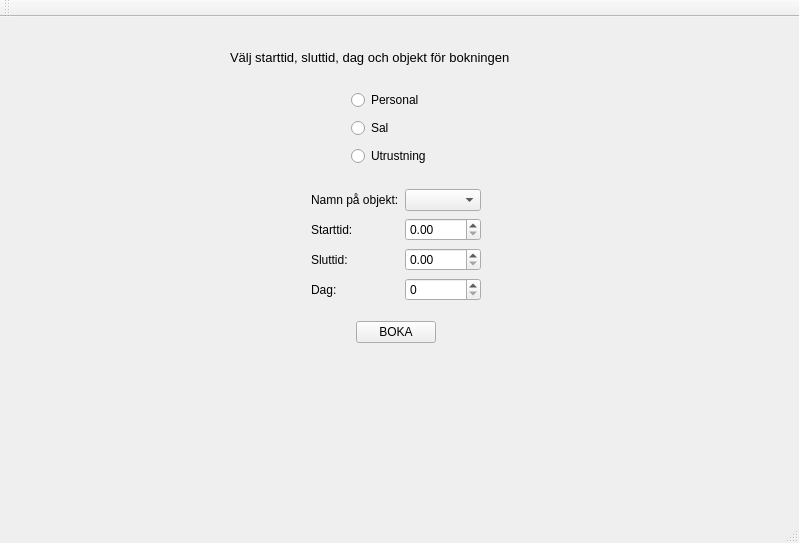
<?xml version="1.0" encoding="UTF-8"?>
<ui version="4.0">
 <class>bokningsmeny</class>
 <widget class="QMainWindow" name="bokningsmeny">
  <property name="geometry">
   <rect>
    <x>0</x>
    <y>0</y>
    <width>799</width>
    <height>543</height>
   </rect>
  </property>
  <property name="windowTitle">
   <string>bokningsmeny</string>
  </property>
  <widget class="QWidget" name="centralWidget">
   <widget class="QWidget" name="layoutWidget">
    <property name="geometry">
     <rect>
      <x>280</x>
      <y>280</y>
      <width>231</width>
      <height>70</height>
     </rect>
    </property>
    <layout class="QHBoxLayout" name="horizontalLayout">
     <item>
      <spacer name="horizontalSpacer">
       <property name="orientation">
        <enum>Qt::Horizontal</enum>
       </property>
       <property name="sizeHint" stdset="0">
        <size>
         <width>40</width>
         <height>20</height>
        </size>
       </property>
      </spacer>
     </item>
     <item>
      <widget class="QPushButton" name="pushButton_2">
       <property name="text">
        <string>BOKA</string>
       </property>
      </widget>
     </item>
     <item>
      <spacer name="horizontalSpacer_2">
       <property name="orientation">
        <enum>Qt::Horizontal</enum>
       </property>
       <property name="sizeHint" stdset="0">
        <size>
         <width>40</width>
         <height>20</height>
        </size>
       </property>
      </spacer>
     </item>
    </layout>
   </widget>
   <widget class="QLabel" name="label">
    <property name="geometry">
     <rect>
      <x>230</x>
      <y>30</y>
      <width>371</width>
      <height>21</height>
     </rect>
    </property>
    <property name="text">
     <string>&lt;html&gt;&lt;head/&gt;&lt;body&gt;&lt;p&gt;&lt;span style=&quot; font-size:10pt;&quot;&gt;Välj starttid, sluttid, dag och objekt för bokningen&lt;/span&gt;&lt;/p&gt;&lt;/body&gt;&lt;/html&gt;</string>
    </property>
   </widget>
   <widget class="QWidget" name="layoutWidget">
    <property name="geometry">
     <rect>
      <x>340</x>
      <y>60</y>
      <width>101</width>
      <height>104</height>
     </rect>
    </property>
    <layout class="QVBoxLayout" name="verticalLayout_2">
     <item>
      <widget class="QRadioButton" name="radioButton_3">
       <property name="text">
        <string>Personal</string>
       </property>
      </widget>
     </item>
     <item>
      <widget class="QRadioButton" name="radioButton_2">
       <property name="text">
        <string>Sal</string>
       </property>
      </widget>
     </item>
     <item>
      <widget class="QRadioButton" name="radioButton">
       <property name="text">
        <string>Utrustning</string>
       </property>
      </widget>
     </item>
    </layout>
   </widget>
   <widget class="QWidget" name="layoutWidget">
    <property name="geometry">
     <rect>
      <x>300</x>
      <y>160</y>
      <width>192</width>
      <height>136</height>
     </rect>
    </property>
    <layout class="QHBoxLayout" name="horizontalLayout_6">
     <item>
      <layout class="QVBoxLayout" name="verticalLayout_3">
       <item>
        <widget class="QLabel" name="label_4">
         <property name="text">
          <string>Namn på objekt:</string>
         </property>
        </widget>
       </item>
       <item>
        <widget class="QLabel" name="label_2">
         <property name="text">
          <string>Starttid:</string>
         </property>
        </widget>
       </item>
       <item>
        <widget class="QLabel" name="label_3">
         <property name="text">
          <string>Sluttid:</string>
         </property>
        </widget>
       </item>
       <item>
        <widget class="QLabel" name="label_5">
         <property name="text">
          <string>Dag:</string>
         </property>
        </widget>
       </item>
      </layout>
     </item>
     <item>
      <layout class="QVBoxLayout" name="verticalLayout_4">
       <item>
        <widget class="QComboBox" name="comboBox"/>
       </item>
       <item>
        <widget class="QDoubleSpinBox" name="doubleSpinBox_2"/>
       </item>
       <item>
        <widget class="QDoubleSpinBox" name="doubleSpinBox"/>
       </item>
       <item>
        <widget class="QSpinBox" name="spinBox"/>
       </item>
      </layout>
     </item>
    </layout>
   </widget>
  </widget>
  <widget class="QMenuBar" name="menuBar">
   <property name="geometry">
    <rect>
     <x>0</x>
     <y>0</y>
     <width>799</width>
     <height>27</height>
    </rect>
   </property>
  </widget>
  <widget class="QToolBar" name="mainToolBar">
   <attribute name="toolBarArea">
    <enum>TopToolBarArea</enum>
   </attribute>
   <attribute name="toolBarBreak">
    <bool>false</bool>
   </attribute>
  </widget>
  <widget class="QStatusBar" name="statusBar"/>
 </widget>
 <layoutdefault spacing="6" margin="11"/>
 <resources/>
 <connections/>
</ui>
